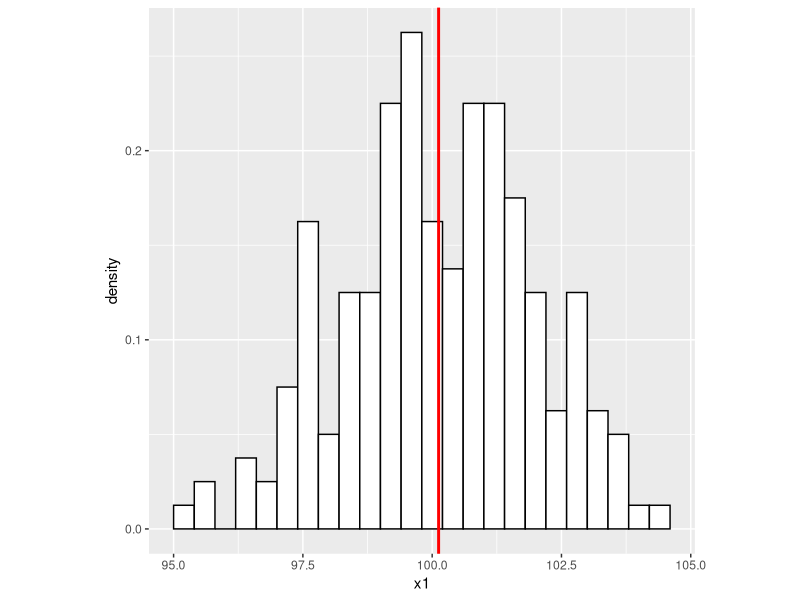
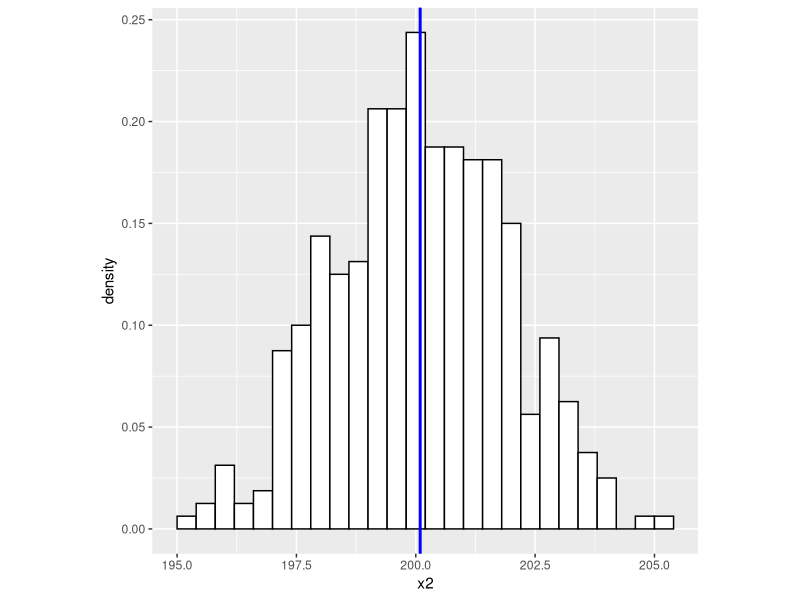
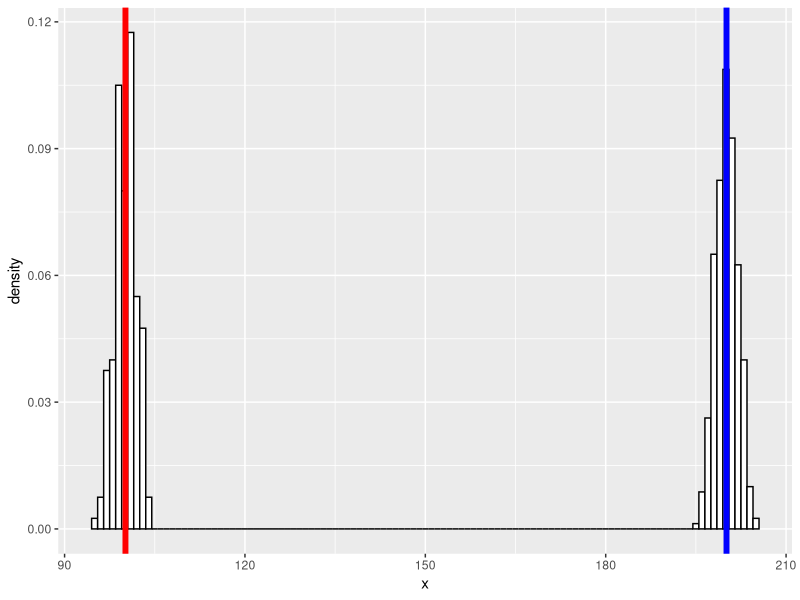

R code for these plots, in order:
library(ggplot2)
library(mixtools)
library(tidyverse)
library(mvtnorm)


# 1b
d = read.csv('q1.csv')

x1<-as.matrix(d[,1])
x2<-as.matrix(d[,2])
data = data.frame(x1, x2)

m1<- mean(d$x1)
m2<- mean(d$x2)

s1<- sd(d$x1)
s2<- sd(d$x2)

p <- ggplot(data, aes(x = x1)) + 
  geom_histogram(aes(x1, ..density..), binwidth = 0.4, colour = "black", fill = "white") +
  geom_vline(xintercept = m1, col = "red", size = 1) + theme(aspect.ratio=1)
p

p <- ggplot(data, aes(x = x2)) + 
  geom_histogram(aes(x2, ..density..), binwidth = 0.4, colour = "black", fill = "white") +
  geom_vline(xintercept = m2, col = "blue", size = 1) + theme(aspect.ratio=1)
p

###################

d = read.csv('q1.csv')
x <- c(d$x1,d$x2)
class <- c(rep('x1', 400), rep('xw', 400))
data <- data.frame(cbind(x=as.numeric(x), class=as.factor(class)))


p <- ggplot(data, aes(x = x)) + 
  geom_histogram(aes(x, ..density..), binwidth = 1, colour = "black", fill = "white") +
  geom_vline(xintercept = m1, col = "red", size = 2) + 
  geom_vline(xintercept = m2, col = "blue", size = 2)
p
